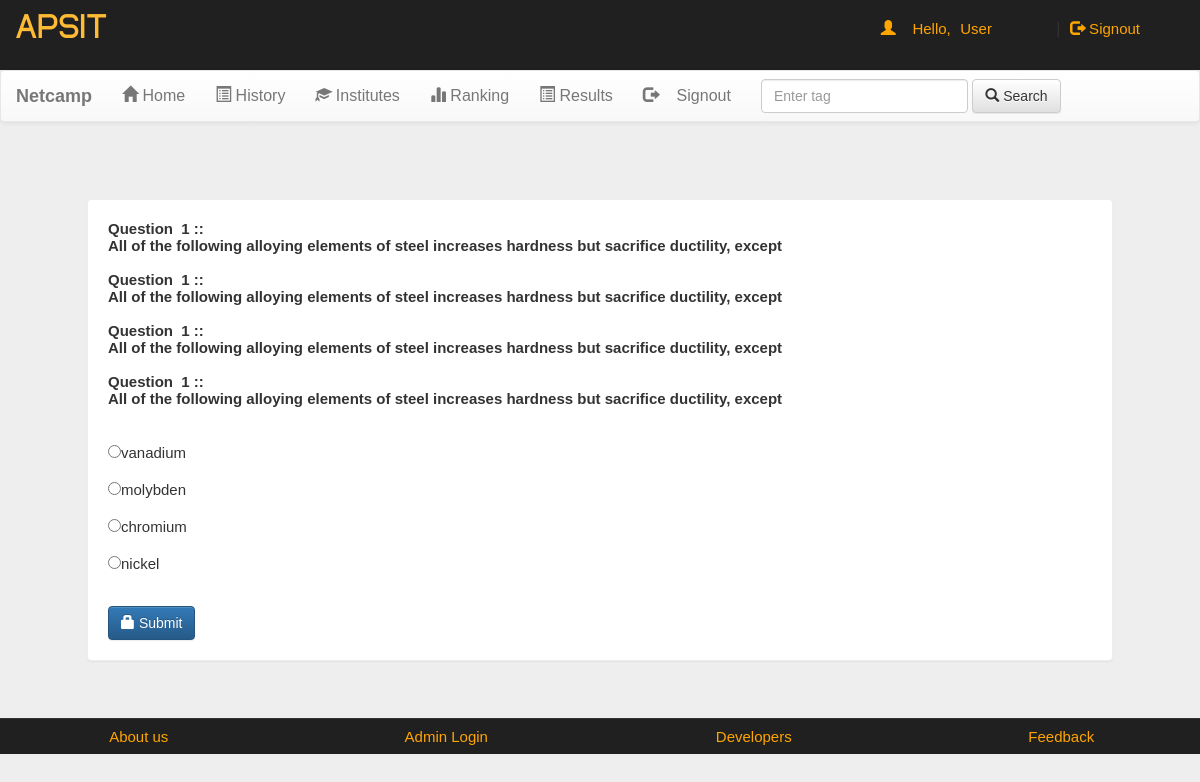
Screenshot of /github-career-prediction/account.php?q=quiz&step=2&eid=5c9b95629be6a&n=1&t=10&d=chemical engineering (signed in) with the database file from the repository.
### tables this page shows
CREATE TABLE IF NOT EXISTS `questions` (
  `eid` text NOT NULL,
  `qid` text NOT NULL,
  `qns` text NOT NULL,
  `choice` int(10) NOT NULL,
  `sn` int(11) NOT NULL
);

CREATE TABLE IF NOT EXISTS `options` (
  `qid` varchar(50) NOT NULL,
  `option` varchar(5000) NOT NULL,
  `optionid` text NOT NULL
);

### github-career-prediction/account.php (the view, shortened to what this page needs)
<!DOCTYPE html PUBLIC "-//W3C//DTD XHTML 1.0 Transitional//EN" "http://www.w3.org/TR/xhtml1/DTD/xhtml1-transitional.dtd">
<html xmlns="http://www.w3.org/1999/xhtml">
<head>
<link rel="stylesheet" href="https://cdnjs.cloudflare.com/ajax/libs/font-awesome/4.7.0/css/font-awesome.min.css">
<link  rel="stylesheet" href="css/bootstrap.min.css"/>
 <link  rel="stylesheet" href="css/bootstrap-theme.min.css"/>
 <link rel="stylesheet" href="css/main.css">
 <link  rel="stylesheet" href="css/font.css">
</head>
<body>
<div class="header">
<div class="row">
<div class="col-lg-6">
<span class="logo">APSIT</span></div>
<div class="col-md-4 col-md-offset-2">
 <?php
 include_once 'dbConnection.php';
  if(!(isset($_SESSION['email']))){
header("location:index.php");
}
else
{
$name = $_SESSION['name'];
echo '<span class="pull-right top title1" ><span class="log1"><span class="glyphicon glyphicon-user" aria-hidden="true"></span>&nbsp;&nbsp;&nbsp;&nbsp;Hello,</span> <a href="account.php?q=1" class="log log1">'.$name.'</a>&nbsp;|&nbsp;<a href="logout.php?q=account.php" class="log"><span class="glyphicon glyphicon-log-out" aria-hidden="true"></span>&nbsp;Signout</button></a></span>';
}?>
</div>
</div></div>
<div class="bg">
<nav class="navbar navbar-default title1">
  <div class="container-fluid">
    <div class="navbar-header">
      <a class="navbar-brand" href="#"><b>Netcamp</b></a>
    </div>
    <div class="collapse navbar-collapse" id="bs-example-navbar-collapse-1">
      <ul class="nav navbar-nav">
        <li <?php if(@$_GET['q']==1) echo'class="active"'; ?> ><a href="account.php?q=1"><span class="glyphicon glyphicon-home" aria-hidden="true"></span>&nbsp;Home<span class="sr-only">(current)</span></a></li>
        <li <?php if(@$_GET['q']==2) echo'class="active"'; ?>><a href="account.php?q=2"><span class="glyphicon glyphicon-list-alt" aria-hidden="true"></span>&nbsp;History</a></li>
        <li <?php if(@$_GET['q']==2.1) echo'class="active"'; ?>><a href="account.php?q=2.1"><span class="glyphicon glyphicon-education" aria-hidden="true"></span>&nbsp;Institutes</a></li>
		<li <?php if(@$_GET['q']==3) echo'class="active"'; ?>><a href="account.php?q=3"><span class="glyphicon glyphicon-stats" aria-hidden="true"></span>&nbsp;Ranking</a></li>
		<li <?php if(@$_GET['q']==4) echo'class="active"'; ?>><a href="account.php?q=4"><span class="glyphicon glyphicon-list-alt" aria-hidden="true"></span>&nbsp;Results</a></li>
		<li class="pull-right"> <a href="logout.php?q=account.php"><span class="glyphicon glyphicon-log-out" aria-hidden="true"></span>&nbsp;&nbsp;&nbsp;&nbsp;Signout</a></li>
		</ul>
            <form class="navbar-form navbar-left" role="search">
        <div class="form-group">
          <input type="text" class="form-control" placeholder="Enter tag ">
        </div>
        <button type="submit" class="btn btn-default"><span class="glyphicon glyphicon-search" aria-hidden="true"></span>&nbsp;Search</button>
      </form>
      </div>
  </div>
</nav>
<div class="container">
<div class="row">
<div class="col-md-12">
<?php
if(@$_GET['q']== 'quiz' && @$_GET['step']== 2) {
$eid=@$_GET['eid'];
$sn=@$_GET['n'];
$total=@$_GET['t'];
$dept=@$_GET['d'];
$tag=@$_GET['tag'];
$q=mysqli_query($con,"SELECT * FROM questions WHERE eid='$eid' AND sn='$sn' " );
echo '<div class="panel" style="margin:5%">';
while($row=mysqli_fetch_array($q) )
{
$qns=$row['qns'];
$qid=$row['qid'];
echo '<b>Question &nbsp;'.$sn.'&nbsp;::<br />'.$qns.'</b><br /><br />';
}
$q=mysqli_query($con,"SELECT * FROM options WHERE qid='$qid' " );
echo '<form action="update.php?q=quiz&step=2" method="POST"  class="form-horizontal">
<input type="text" name="eid" value='.$eid.' hidden="true">
<input type="text" name="n" value='.$sn.' hidden="true">
<input type="text" name="t" value='.$total.' hidden="true">
<input type="text" name="qid" value='.$qid.' hidden="true">
<input type="text"  hidden="true" name="tag" value='.$tag.'>
<input type="text" name="d" value='.$dept.' hidden="true">
<br />';
while($row=mysqli_fetch_array($q) )
{
$option=$row['option'];
$optionid=$row['optionid'];
echo'<input type="radio" name="ans" value="'.$optionid.'">'.$option.'<br /><br />';
}
echo'<br /><button type="submit" class="btn btn-primary"><span class="glyphicon glyphicon-lock" aria-hidden="true"></span>&nbsp;Submit</button></form></div>';
}
?>
</div></div></div></div>
<div class="row footer">
<div class="col-md-3 box">
<a href="#" target="_blank">About us</a>
</div>
<div class="col-md-3 box">
<a href="#" data-toggle="modal" data-target="#login">Admin Login</a></div>
<div class="col-md-3 box">
<a href="#" data-toggle="modal" data-target="#developers">Developers</a>
</div>
<div class="col-md-3 box">
<a href="feedback.php" target="_blank">Feedback</a></div></div>
</body>
</html>

### github-career-prediction/css/main.css (style rules this page uses)
body { overflow-x:hidden; width:100%; font: 15px "Century Gothic", "Times Roman", sans-serif; background:#eee; min-height:550px; background-attachment:fixed; autocomplete:none; }
.bg { min-height:540px; }
.panel { border-color:#eee; margin:40px; padding:20px; font: 15px "Century Gothic", "Times Roman", sans-serif; }
.header { background:#202020; height:70px; }
.logo { font-family:'typo'; font-size:35px; color:#ffbb33; margin:15px; }
.title1 { font: 16px "Century Gothic", "Times Roman", sans-serif; }
.footer { font-size:15px; text-align:center; border-top:1px solid; border-color:#323232; background-color:#202020; }
.footer a { margin:25px; color:orange; text-decoration:none; font: 15px "Century Gothic", "Times Roman", sans-serif; }
.box { padding:9px; }
.top { margin-top:20px; }
.log1 { font: 15px 'Ubuntu', sans-serif; color:orange; margin-left:10px; }
.log { margin:10px; margin-right:60px; margin-left:5px; color:orange; text-decoration:none; font-size:20px; font-size:15px; }

### rows the page displays
questions: qns "All of the following alloying elements of steel increases hardness but sacrifice ductility, except"
questions: qns "All of the following alloying elements of steel increases hardness but sacrifice ductility, except"
questions: qns "All of the following alloying elements of steel increases hardness but sacrifice ductility, except"
questions: qns "All of the following alloying elements of steel increases hardness but sacrifice ductility, except"
options: option "vanadium"
options: option "molybden"
options: option "chromium"
options: option "nickel"

### other values shown
$name "User"
